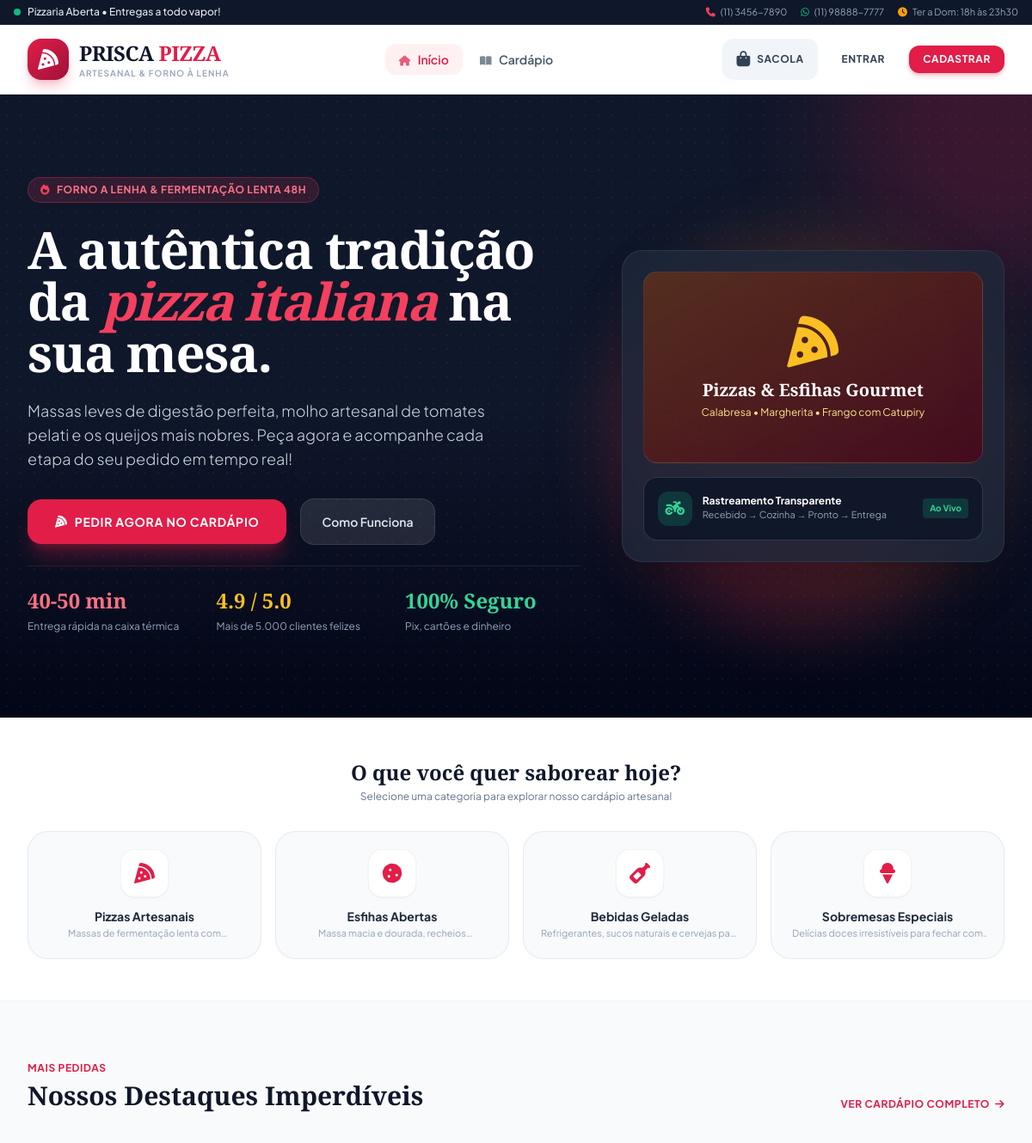
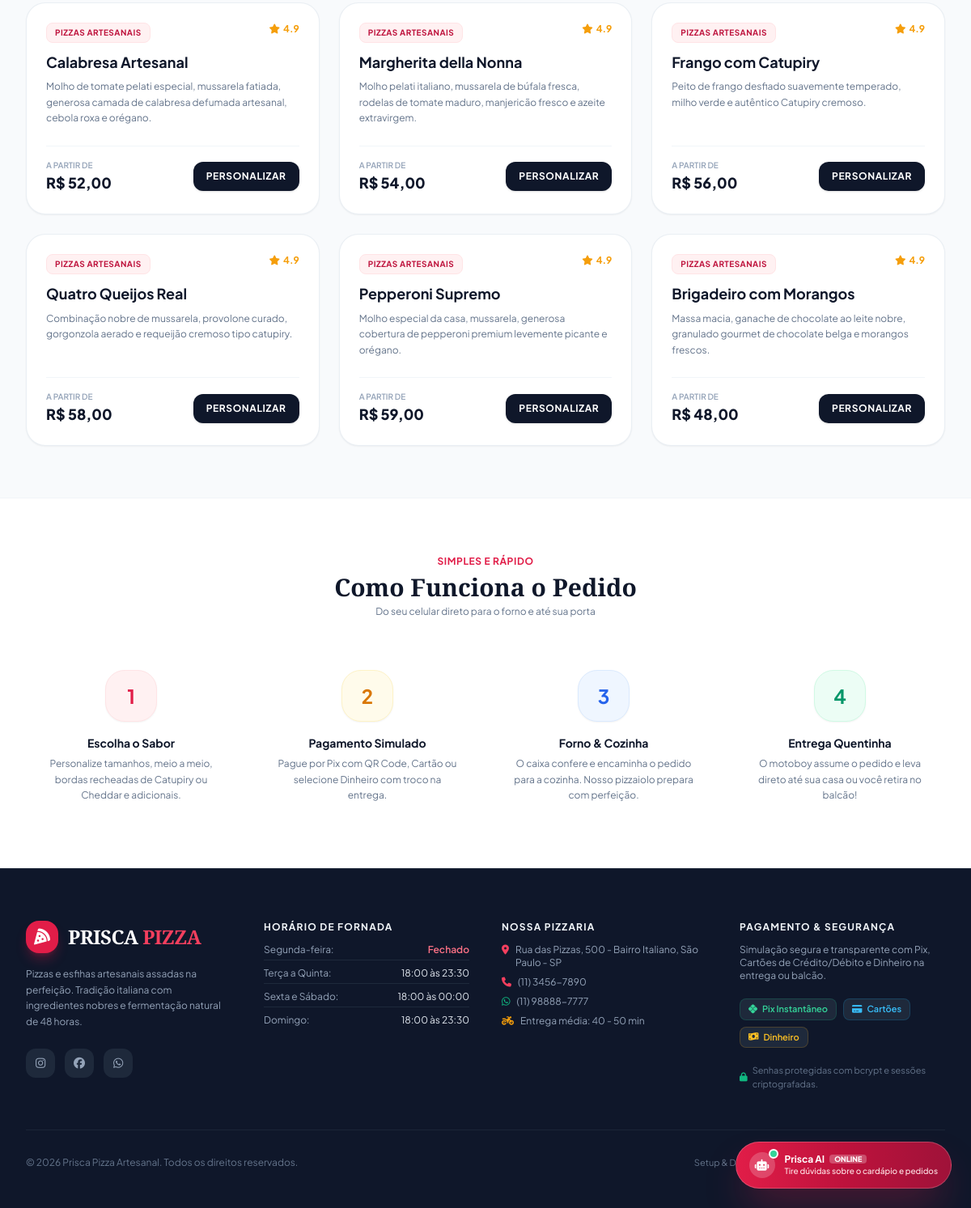
The page / on the database its author committed (2 pictures, top to bottom).
### tables this page shows
CREATE TABLE `categorias` (
  `id` INT AUTO_INCREMENT PRIMARY KEY,
  `slug` VARCHAR(50) NOT NULL UNIQUE,
  `nome` VARCHAR(100) NOT NULL,
  `descricao` VARCHAR(255) NULL,
  `icone` VARCHAR(50) DEFAULT 'pizza-slice',
  `ordem` INT DEFAULT 0,
  `ativo` TINYINT(1) DEFAULT 1
);

CREATE TABLE `produtos` (
  `id` INT AUTO_INCREMENT PRIMARY KEY,
  `categoria_id` INT NOT NULL,
  `nome` VARCHAR(150) NOT NULL,
  `descricao` TEXT NULL,
  `preco_base` DECIMAL(10,2) NOT NULL,
  `imagem` VARCHAR(255) NULL,
  `disponivel` TINYINT(1) DEFAULT 1,
  `permite_meio_a_meio` TINYINT(1) DEFAULT 0,
  `destaque` TINYINT(1) DEFAULT 0,
  `criado_em` DATETIME DEFAULT CURRENT_TIMESTAMP,
  FOREIGN KEY (`categoria_id`) REFERENCES `categorias`(`id`) ON DELETE CASCADE,
  INDEX `idx_prod_cat` (`categoria_id`),
  INDEX `idx_prod_disp` (`disponivel`)
);

### includes/functions.php (called while the page is built, shortened)
<?php
function formatMoney($val) {
    return 'R$ ' . number_format((float)$val, 2, ',', '.');
}
function e($str) {
    return htmlspecialchars((string)$str, ENT_QUOTES, 'UTF-8');
}

### index.php (the view, shortened to what this page needs)
<?php
require_once __DIR__ . '/includes/functions.php';
$pdo = getDbConnection();
$stmtDestaques = $pdo->query("SELECT p.*, c.nome as categoria_nome FROM produtos p JOIN categorias c ON p.categoria_id = c.id WHERE p.destaque = 1 AND p.disponivel = 1 LIMIT 6");
$produtosDestaque = $stmtDestaques->fetchAll();
$stmtCategorias = $pdo->query("SELECT * FROM categorias WHERE ativo = 1 ORDER BY ordem ASC");
$categorias = $stmtCategorias->fetchAll();
include __DIR__ . '/includes/header.php';
include __DIR__ . '/includes/navbar.php';
?>
<section class="relative bg-gradient-to-b from-slate-900 via-slate-900 to-slate-950 text-white overflow-hidden py-16 sm:py-24">
    <div class="absolute inset-0 opacity-10 bg-[radial-gradient(#f43f5e_1px,transparent_1px)] [background-size:16px_16px]"></div>
    <div class="absolute -top-40 -right-40 w-96 h-96 rounded-full bg-rose-600/20 blur-3xl pointer-events-none"></div>
    <div class="relative max-w-7xl mx-auto px-4 sm:px-6 lg:px-8">
        <div class="grid grid-cols-1 lg:grid-cols-12 gap-12 items-center">
            <div class="lg:col-span-7 space-y-6 text-center lg:text-left">
                <div class="inline-flex items-center gap-2 px-3.5 py-1.5 rounded-full bg-rose-500/15 border border-rose-500/30 text-rose-400 text-xs font-bold uppercase tracking-wider">
                    <i class="fa-solid fa-fire text-rose-500 animate-pulse"></i> Forno a Lenha & Fermentação Lenta 48h
                </div>
                <h1 class="text-4xl sm:text-6xl font-extrabold tracking-tight font-serif leading-[1.1]">
                    A autêntica tradição da <span class="text-rose-500 italic">pizza italiana</span> na sua mesa.
                </h1>
                <p class="text-slate-300 text-base sm:text-lg max-w-xl mx-auto lg:mx-0 font-light leading-relaxed">
                    Massas leves de digestão perfeita, molho artesanal de tomates pelati e os queijos mais nobres. Peça agora e acompanhe cada etapa do seu pedido em tempo real!
                </p>
                <div class="flex flex-col sm:flex-row items-center justify-center lg:justify-start gap-4 pt-2">
                    <a href="<?= BASE_URL ?>/cardapio.php" class="w-full sm:w-auto px-8 py-4 rounded-2xl bg-rose-600 hover:bg-rose-700 text-white font-bold text-sm uppercase tracking-wider shadow-xl shadow-rose-600/30 hover:scale-105 active:scale-95 transition-all text-center flex items-center justify-center gap-2 group">
                        <i class="fa-solid fa-pizza-slice group-hover:rotate-12 transition-transform"></i> Pedir Agora no Cardápio
                    </a>
                    <a href="#como-funciona" class="w-full sm:w-auto px-6 py-4 rounded-2xl bg-white/10 hover:bg-white/15 text-slate-200 font-semibold text-sm transition-colors text-center border border-white/10">
                        Como Funciona
                    </a>
                </div>
                <div class="pt-6 grid grid-cols-3 gap-4 border-t border-slate-800/80 text-left">
                    <div>
                        <span class="block text-xl sm:text-2xl font-bold text-rose-400 font-brand">40-50 min</span>
                        <span class="text-xs text-slate-400">Entrega rápida na caixa térmica</span>
                    </div>
                    <div>
                        <span class="block text-xl sm:text-2xl font-bold text-amber-400 font-brand">4.9 / 5.0</span>
                        <span class="text-xs text-slate-400">Mais de 5.000 clientes felizes</span>
                    </div>
                    <div>
                        <span class="block text-xl sm:text-2xl font-bold text-emerald-400 font-brand">100% Seguro</span>
                        <span class="text-xs text-slate-400">Pix, cartões e dinheiro</span>
                    </div>
                </div>
            </div>
            <div class="lg:col-span-5 flex justify-center">
                <div class="relative w-full max-w-md">
                    <div class="w-full aspect-square rounded-full bg-gradient-to-tr from-rose-600/30 to-amber-500/20 absolute -inset-2 blur-2xl"></div>
                    <div class="relative rounded-3xl bg-slate-800/80 p-6 border border-slate-700/60 shadow-2xl backdrop-blur-md">
                        <div class="rounded-2xl overflow-hidden aspect-video relative flex items-center justify-center bg-gradient-to-br from-amber-900/60 to-rose-950/80 border border-white/10 text-center p-6">
                            <div>
                                <i class="fa-solid fa-pizza-slice text-6xl text-amber-400 mb-3 animate-bounce"></i>
                                <h3 class="text-xl font-bold text-white font-serif">Pizzas & Esfihas Gourmet</h3>
                                <p class="text-xs text-amber-200 mt-1">Calabresa • Margherita • Frango com Catupiry</p>
                            </div>
                        </div>
                        <div class="mt-4 p-4 rounded-2xl bg-slate-900/90 border border-slate-700/80 flex items-center gap-3">
                            <div class="w-10 h-10 rounded-xl bg-emerald-500/20 text-emerald-400 flex items-center justify-center text-lg shrink-0">
                                <i class="fa-solid fa-motorcycle animate-pulse"></i>
                            </div>
                            <div class="flex-1">
                                <p class="text-xs font-bold text-white">Rastreamento Transparente</p>
                                <p class="text-[11px] text-slate-400">Recebido → Cozinha → Pronto → Entrega</p>
                            </div>
                            <span class="px-2 py-1 rounded bg-emerald-500/20 text-emerald-400 text-[10px] font-bold">Ao Vivo</span>
                        </div>
                    </div>
                </div>
            </div>
        </div>
    </div>
</section>
<section class="py-12 bg-white border-b border-slate-100">
    <div class="max-w-7xl mx-auto px-4 sm:px-6 lg:px-8">
        <div class="text-center max-w-xl mx-auto mb-8">
            <h2 class="text-2xl font-extrabold text-slate-900 font-serif">O que você quer saborear hoje?</h2>
            <p class="text-xs text-slate-500 mt-1">Selecione uma categoria para explorar nosso cardápio artesanal</p>
        </div>
        <div class="grid grid-cols-2 sm:grid-cols-4 gap-4">
            <?php foreach ($categorias as $cat): ?>
                <a href="<?= BASE_URL ?>/cardapio.php?categoria=<?= e($cat['slug']) ?>"
                   class="group p-5 rounded-3xl bg-slate-50 hover:bg-rose-50 border border-slate-200/80 hover:border-rose-200 transition-all text-center flex flex-col items-center">
                    <div class="w-14 h-14 rounded-2xl bg-white shadow-sm group-hover:scale-110 group-hover:bg-rose-600 group-hover:text-white text-rose-600 flex items-center justify-center text-2xl transition-all mb-3 border border-slate-100">
                        <i class="fa-solid <?= e($cat['icone'] ?? 'fa-utensils') ?>"></i>
                    </div>
                    <h3 class="text-sm font-bold text-slate-800 group-hover:text-rose-700 transition-colors"><?= e($cat['nome']) ?></h3>
                    <p class="text-[11px] text-slate-400 mt-0.5 line-clamp-1"><?= e($cat['descricao']) ?></p>
                </a>
            <?php endforeach; ?>
        </div>
    </div>
</section>
<section class="py-16 bg-slate-50">
    <div class="max-w-7xl mx-auto px-4 sm:px-6 lg:px-8">
        <div class="flex flex-col sm:flex-row sm:items-end justify-between mb-10 gap-4">
            <div>
                <span class="text-xs font-bold uppercase tracking-wider text-rose-600">Mais Pedidas</span>
                <h2 class="text-3xl font-extrabold text-slate-900 font-serif mt-1">Nossos Destaques Imperdíveis</h2>
            </div>
            <a href="<?= BASE_URL ?>/cardapio.php" class="text-xs font-bold uppercase tracking-wider text-rose-600 hover:text-rose-700 flex items-center gap-1.5 transition-colors">
                Ver cardápio completo <i class="fa-solid fa-arrow-right"></i>
            </a>
        </div>
        <div class="grid grid-cols-1 md:grid-cols-2 lg:grid-cols-3 gap-6">
            <?php foreach ($produtosDestaque as $prod): ?>
                <div class="bg-white rounded-3xl p-6 shadow-sm border border-slate-200/70 hover:shadow-md transition-all flex flex-col justify-between group">
                    <div>
                        <div class="flex items-start justify-between gap-2 mb-3">
                            <span class="px-2.5 py-1 rounded-lg text-[10px] font-bold uppercase tracking-wider bg-rose-50 text-rose-700 border border-rose-100">
                                <?= e($prod['categoria_nome']) ?>
                            </span>
                            <span class="text-xs font-bold text-amber-500 flex items-center gap-1">
                                <i class="fa-solid fa-star"></i> 4.9
                            </span>
                        </div>
                        <h3 class="text-lg font-bold text-slate-900 group-hover:text-rose-600 transition-colors leading-snug">
                            <?= e($prod['nome']) ?>
                        </h3>
                        <p class="text-xs text-slate-500 mt-2 line-clamp-3 leading-relaxed">
                            <?= e($prod['descricao']) ?>
                        </p>
                    </div>
                    <div class="mt-6 pt-4 border-t border-slate-100 flex items-center justify-between">
                        <div>
                            <span class="block text-[10px] uppercase font-semibold text-slate-400">A partir de</span>
                            <span class="text-lg font-extrabold text-slate-900"><?= formatMoney($prod['preco_base']) ?></span>
                        </div>
                        <a href="<?= BASE_URL ?>/cardapio.php?produto_id=<?= $prod['id'] ?>"
                           class="px-4 py-2.5 rounded-xl bg-slate-900 hover:bg-rose-600 text-white text-xs font-bold uppercase tracking-wider transition-colors shadow">
                            Personalizar
                        </a>
                    </div>
                </div>
            <?php endforeach; ?>
        </div>
    </div>
</section>
<section id="como-funciona" class="py-16 bg-white border-t border-slate-100">
    <div class="max-w-7xl mx-auto px-4 sm:px-6 lg:px-8">
        <div class="text-center max-w-xl mx-auto mb-12">
            <span class="text-xs font-bold uppercase tracking-wider text-rose-600">Simples e Rápido</span>
            <h2 class="text-3xl font-extrabold text-slate-900 font-serif mt-1">Como Funciona o Pedido</h2>
            <p class="text-xs text-slate-500 mt-1">Do seu celular direto para o forno e até sua porta</p>
        </div>
        <div class="grid grid-cols-1 md:grid-cols-4 gap-8">
            <div class="text-center p-4">
                <div class="w-16 h-16 rounded-3xl bg-rose-50 text-rose-600 text-2xl font-bold flex items-center justify-center mx-auto mb-4 border border-rose-100 shadow-sm">
                    1
                </div>
                <h4 class="text-sm font-bold text-slate-900">Escolha o Sabor</h4>
                <p class="text-xs text-slate-500 mt-1.5 leading-relaxed">Personalize tamanhos, meio a meio, bordas recheadas de Catupiry ou Cheddar e adicionais.</p>
            </div>
            <div class="text-center p-4">
                <div class="w-16 h-16 rounded-3xl bg-amber-50 text-amber-600 text-2xl font-bold flex items-center justify-center mx-auto mb-4 border border-amber-100 shadow-sm">
                    2
                </div>
                <h4 class="text-sm font-bold text-slate-900">Pagamento Simulado</h4>
                <p class="text-xs text-slate-500 mt-1.5 leading-relaxed">Pague por Pix com QR Code, Cartão ou selecione Dinheiro com troco na entrega.</p>
            </div>
            <div class="text-center p-4">
                <div class="w-16 h-16 rounded-3xl bg-blue-50 text-blue-600 text-2xl font-bold flex items-center justify-center mx-auto mb-4 border border-blue-100 shadow-sm">
                    3
                </div>
                <h4 class="text-sm font-bold text-slate-900">Forno & Cozinha</h4>
                <p class="text-xs text-slate-500 mt-1.5 leading-relaxed">O caixa confere e encaminha o pedido para a cozinha. Nosso pizzaiolo prepara com perfeição.</p>
            </div>
            <div class="text-center p-4">
                <div class="w-16 h-16 rounded-3xl bg-emerald-50 text-emerald-600 text-2xl font-bold flex items-center justify-center mx-auto mb-4 border border-emerald-100 shadow-sm">
                    4
                </div>
                <h4 class="text-sm font-bold text-slate-900">Entrega Quentinha</h4>
                <p class="text-xs text-slate-500 mt-1.5 leading-relaxed">O motoboy assume o pedido e leva direto até sua casa ou você retira no balcão!</p>
            </div>
        </div>
    </div>
</section>
<?php include __DIR__ . '/includes/footer.php'; ?>

### rows shown on the page
categorias: nome "Pizzas Artesanais", descricao "Massas de fermentação lenta…"
categorias: nome "Esfihas Abertas", descricao "Massa macia e dourada,…"
categorias: nome "Bebidas Geladas", descricao "Refrigerantes, sucos naturais e cervejas…"
categorias: nome "Sobremesas Especiais", descricao "Delícias doces irresistíveis para fechar…"
produtos: categoria.nome "PIZZAS ARTESANAIS", nome "Calabresa Artesanal", descricao "Molho de tomate pelati especial, mussarela fatiada, generosa camada de calabresa defumada artesanal, cebola roxa e orégano.", preco_base "R$ 52,00"
produtos: categoria.nome "PIZZAS ARTESANAIS", nome "Margherita della Nonna", descricao "Molho pelati italiano, mussarela de búfala fresca, rodelas de tomate maduro, manjericão fresco e azeite extravirgem.", preco_base "R$ 54,00"
produtos: categoria.nome "PIZZAS ARTESANAIS", nome "Frango com Catupiry", descricao "Peito de frango desfiado suavemente temperado, milho verde e autêntico Catupiry cremoso.", preco_base "R$ 56,00"
produtos: categoria.nome "PIZZAS ARTESANAIS", nome "Quatro Queijos Real", descricao "Combinação nobre de mussarela, provolone curado, gorgonzola aerado e requeijão cremoso tipo catupiry.", preco_base "R$ 58,00"
produtos: categoria.nome "PIZZAS ARTESANAIS", nome "Pepperoni Supremo", descricao "Molho especial da casa, mussarela, generosa cobertura de pepperoni premium levemente picante e orégano.", preco_base "R$ 59,00"
produtos: categoria.nome "PIZZAS ARTESANAIS", nome "Brigadeiro com Morangos", descricao "Massa macia, ganache de chocolate ao leite nobre, granulado gourmet de chocolate belga e morangos frescos.", preco_base "R$ 48,00"

### other values the page prints
$storeStatus['text'] "Pizzaria Aberta • Entregas a todo vapor!"
APP_PHONE "(11) 3456-7890"
APP_WHATSAPP "(11) 98888-7777"
APP_ADDRESS "Rua das Pizzas, 500 - Bairro Italiano, São Paulo - SP"
ESTIMATED_DELIVERY_TIME "40 - 50 min"
